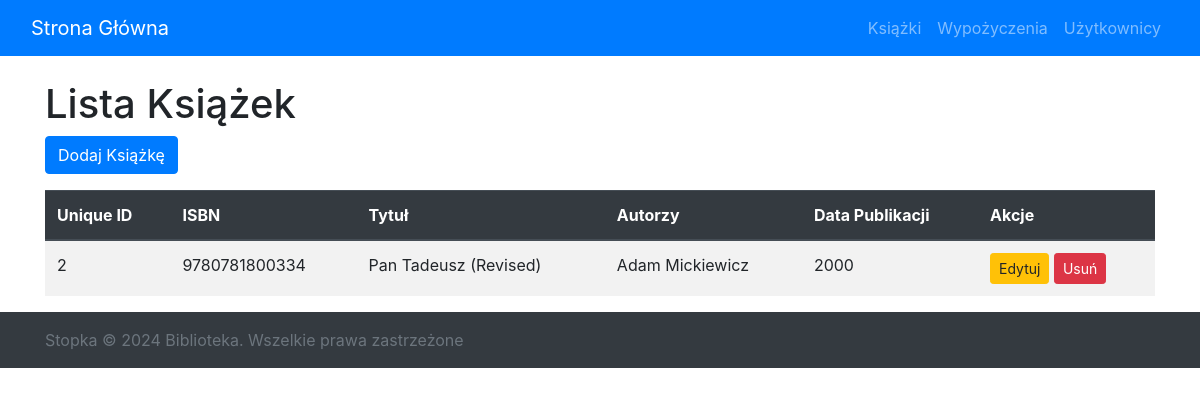
The page /books/ on the database as committed earlier.
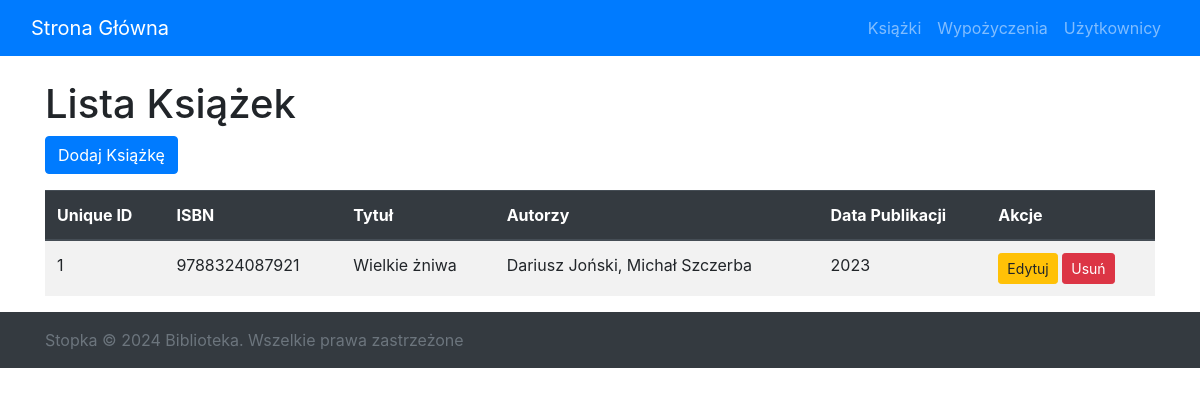
The same page on the database as committed later.
### library_app/models.py (models this page shows, shortened)
class Book(models.Model):
    STATUS_CHOICES = (
        ('available', 'Available'),
        ('borrowed', 'Borrowed'),
    )
    isbn = models.CharField(max_length=13)
    title = models.CharField(max_length=255, blank=True, default='No Title')
    authors = models.CharField(max_length=255, blank=True, default='Unknown Author')
    publisher = models.CharField(max_length=255, blank=True, default='Unknown Publisher')
    publication_date = models.CharField(max_length=10, blank=True, default='Unknown Date')
    status = models.CharField(max_length=10, choices=STATUS_CHOICES, default='available')
    unique_id = models.AutoField(primary_key=True, unique=True)
    libraryID = models.CharField(max_length=36, unique=True, blank=True, default='')

### library_app/views.py (the view)
# urls.py: path('books/', views.book_list, name='book-list'),
def book_list(request):
    books = Book.objects.all()
    return render(request, 'lists/book_list.html', {'books': books})

### library_app/templates/lists/book_list.html
{% extends 'library_app/base.html' %}
{% block content %}
<h1>Lista Książek</h1>
<a href="{% url 'book-create' %}" class="btn btn-primary mb-3">Dodaj Książkę</a>
<table class="table table-striped">
  <thead class="thead-dark">
    <tr>
      <th scope="col">Unique ID</th>
      <th scope="col">ISBN</th>
      <th scope="col">Tytuł</th>
      <th scope="col">Autorzy</th>
      <th scope="col">Data Publikacji</th>
      <th scope="col">Akcje</th>
    </tr>
  </thead>
  <tbody>
    {% for book in books %}
      <tr>
        <td>{{ book.unique_id }}</td>
        <td>{{ book.isbn }}</td>
        <td>{{ book.title }}</td>
        <td>{{ book.authors }}</td>
        <td>{{ book.publication_date }}</td>
        <td>
          <a href="{% url 'book-update' book.pk %}" class="btn btn-warning btn-sm">Edytuj</a>
          <a href="{% url 'book-delete' book.pk %}" class="btn btn-danger btn-sm">Usuń</a>
        </td>
      </tr>
    {% empty %}
      <tr>
        <td colspan="6" class="text-center">Brak książek do wyświetlenia.</td>
      </tr>
    {% endfor %}
  </tbody>
</table>
{% endblock %}

Rows that differ between the two databases and show on the page:
removed Book: unique_id "2", isbn "9780781800334", title "Pan Tadeusz (Revised)", authors "Adam Mickiewicz", publication_date "2000"
added Book: unique_id "1", isbn "9788324087921", title "Wielkie żniwa", authors "Dariusz Joński, Michał Szczerba", publication_date "2023"
